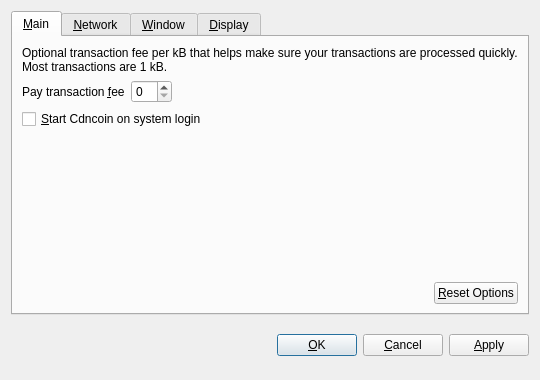
<?xml version="1.0" encoding="UTF-8"?>
<ui version="4.0">
 <class>OptionsDialog</class>
 <widget class="QDialog" name="OptionsDialog">
  <property name="geometry">
   <rect>
    <x>0</x>
    <y>0</y>
    <width>540</width>
    <height>380</height>
   </rect>
  </property>
  <property name="windowTitle">
   <string>Options</string>
  </property>
  <property name="modal">
   <bool>true</bool>
  </property>
  <layout class="QVBoxLayout" name="verticalLayout">
   <item>
    <widget class="QTabWidget" name="tabWidget">
     <property name="tabPosition">
      <enum>QTabWidget::North</enum>
     </property>
     <property name="currentIndex">
      <number>0</number>
     </property>
     <widget class="QWidget" name="tabMain">
      <attribute name="title">
       <string>&amp;Main</string>
      </attribute>
      <layout class="QVBoxLayout" name="verticalLayout_Main">
       <item>
        <widget class="QLabel" name="transactionFeeInfoLabel">
         <property name="text">
          <string>Optional transaction fee per kB that helps make sure your transactions are processed quickly. Most transactions are 1 kB.</string>
         </property>
         <property name="textFormat">
          <enum>Qt::PlainText</enum>
         </property>
         <property name="wordWrap">
          <bool>true</bool>
         </property>
        </widget>
       </item>
       <item>
        <layout class="QHBoxLayout" name="horizontalLayout_1_Main">
         <item>
          <widget class="QLabel" name="transactionFeeLabel">
           <property name="text">
            <string>Pay transaction &amp;fee</string>
           </property>
           <property name="textFormat">
            <enum>Qt::PlainText</enum>
           </property>
           <property name="buddy">
            <cstring>transactionFee</cstring>
           </property>
          </widget>
         </item>
         <item>
          <widget class="BitcoinAmountField" name="transactionFee"/>
         </item>
         <item>
          <spacer name="horizontalSpacer_1_Main">
           <property name="orientation">
            <enum>Qt::Horizontal</enum>
           </property>
           <property name="sizeHint" stdset="0">
            <size>
             <width>40</width>
             <height>20</height>
            </size>
           </property>
          </spacer>
         </item>
        </layout>
       </item>
       <item>
        <widget class="QCheckBox" name="bitcoinAtStartup">
         <property name="toolTip">
          <string>Automatically start Cdncoin after logging in to the system.</string>
         </property>
         <property name="text">
          <string>&amp;Start Cdncoin on system login</string>
         </property>
        </widget>
       </item>
       <item>
        <spacer name="verticalSpacer_Main">
         <property name="orientation">
          <enum>Qt::Vertical</enum>
         </property>
         <property name="sizeHint" stdset="0">
          <size>
           <width>20</width>
           <height>40</height>
          </size>
         </property>
        </spacer>
       </item>
       <item>
        <layout class="QHBoxLayout" name="horizontalLayout_2_Main">
         <item>
          <spacer name="horizontalSpacer_2_Main">
           <property name="orientation">
            <enum>Qt::Horizontal</enum>
           </property>
           <property name="sizeHint" stdset="0">
            <size>
             <width>40</width>
             <height>20</height>
            </size>
           </property>
          </spacer>
         </item>
         <item>
          <widget class="QPushButton" name="resetButton">
           <property name="toolTip">
            <string>Reset all client options to default.</string>
           </property>
           <property name="text">
            <string>&amp;Reset Options</string>
           </property>
           <property name="autoDefault">
            <bool>false</bool>
           </property>
          </widget>
         </item>
        </layout>
       </item>
      </layout>
     </widget>
     <widget class="QWidget" name="tabNetwork">
      <attribute name="title">
       <string>&amp;Network</string>
      </attribute>
      <layout class="QVBoxLayout" name="verticalLayout_Network">
       <item>
        <widget class="QCheckBox" name="mapPortUpnp">
         <property name="toolTip">
          <string>Automatically open the Cdncoin client port on the router. This only works when your router supports UPnP and it is enabled.</string>
         </property>
         <property name="text">
          <string>Map port using &amp;UPnP</string>
         </property>
        </widget>
       </item>
       <item>
        <widget class="QCheckBox" name="connectSocks">
         <property name="toolTip">
          <string>Connect to the Cdncoin network through a SOCKS proxy (e.g. when connecting through Tor).</string>
         </property>
         <property name="text">
          <string>&amp;Connect through SOCKS proxy:</string>
         </property>
        </widget>
       </item>
       <item>
        <layout class="QHBoxLayout" name="horizontalLayout_Network">
         <item>
          <widget class="QLabel" name="proxyIpLabel">
           <property name="text">
            <string>Proxy &amp;IP:</string>
           </property>
           <property name="textFormat">
            <enum>Qt::PlainText</enum>
           </property>
           <property name="buddy">
            <cstring>proxyIp</cstring>
           </property>
          </widget>
         </item>
         <item>
          <widget class="QValidatedLineEdit" name="proxyIp">
           <property name="maximumSize">
            <size>
             <width>140</width>
             <height>16777215</height>
            </size>
           </property>
           <property name="toolTip">
            <string>IP address of the proxy (e.g. 127.0.0.1)</string>
           </property>
          </widget>
         </item>
         <item>
          <widget class="QLabel" name="proxyPortLabel">
           <property name="text">
            <string>&amp;Port:</string>
           </property>
           <property name="textFormat">
            <enum>Qt::PlainText</enum>
           </property>
           <property name="buddy">
            <cstring>proxyPort</cstring>
           </property>
          </widget>
         </item>
         <item>
          <widget class="QLineEdit" name="proxyPort">
           <property name="maximumSize">
            <size>
             <width>55</width>
             <height>16777215</height>
            </size>
           </property>
           <property name="toolTip">
            <string>Port of the proxy (e.g. 9050)</string>
           </property>
          </widget>
         </item>
         <item>
          <widget class="QLabel" name="socksVersionLabel">
           <property name="text">
            <string>SOCKS &amp;Version:</string>
           </property>
           <property name="textFormat">
            <enum>Qt::PlainText</enum>
           </property>
           <property name="buddy">
            <cstring>socksVersion</cstring>
           </property>
          </widget>
         </item>
         <item>
          <widget class="QValueComboBox" name="socksVersion">
           <property name="toolTip">
            <string>SOCKS version of the proxy (e.g. 5)</string>
           </property>
          </widget>
         </item>
         <item>
          <spacer name="horizontalSpacer_Network">
           <property name="orientation">
            <enum>Qt::Horizontal</enum>
           </property>
           <property name="sizeHint" stdset="0">
            <size>
             <width>40</width>
             <height>20</height>
            </size>
           </property>
          </spacer>
         </item>
        </layout>
       </item>
       <item>
        <spacer name="verticalSpacer_Network">
         <property name="orientation">
          <enum>Qt::Vertical</enum>
         </property>
         <property name="sizeHint" stdset="0">
          <size>
           <width>20</width>
           <height>40</height>
          </size>
         </property>
        </spacer>
       </item>
      </layout>
     </widget>
     <widget class="QWidget" name="tabWindow">
      <attribute name="title">
       <string>&amp;Window</string>
      </attribute>
      <layout class="QVBoxLayout" name="verticalLayout_Window">
       <item>
        <widget class="QCheckBox" name="minimizeToTray">
         <property name="toolTip">
          <string>Show only a tray icon after minimizing the window.</string>
         </property>
         <property name="text">
          <string>&amp;Minimize to the tray instead of the taskbar</string>
         </property>
        </widget>
       </item>
       <item>
        <widget class="QCheckBox" name="minimizeOnClose">
         <property name="toolTip">
          <string>Minimize instead of exit the application when the window is closed. When this option is enabled, the application will be closed only after selecting Quit in the menu.</string>
         </property>
         <property name="text">
          <string>M&amp;inimize on close</string>
         </property>
        </widget>
       </item>
       <item>
        <spacer name="verticalSpacer_Window">
         <property name="orientation">
          <enum>Qt::Vertical</enum>
         </property>
         <property name="sizeHint" stdset="0">
          <size>
           <width>20</width>
           <height>40</height>
          </size>
         </property>
        </spacer>
       </item>
      </layout>
     </widget>
     <widget class="QWidget" name="tabDisplay">
      <attribute name="title">
       <string>&amp;Display</string>
      </attribute>
      <layout class="QVBoxLayout" name="verticalLayout_Display">
       <item>
        <layout class="QHBoxLayout" name="horizontalLayout_1_Display">
         <item>
          <widget class="QLabel" name="langLabel">
           <property name="text">
            <string>User Interface &amp;language:</string>
           </property>
           <property name="textFormat">
            <enum>Qt::PlainText</enum>
           </property>
           <property name="buddy">
            <cstring>lang</cstring>
           </property>
          </widget>
         </item>
         <item>
          <widget class="QValueComboBox" name="lang">
           <property name="toolTip">
            <string>The user interface language can be set here. This setting will take effect after restarting Cdncoin.</string>
           </property>
          </widget>
         </item>
        </layout>
       </item>
       <item>
        <layout class="QHBoxLayout" name="horizontalLayout_2_Display">
         <item>
          <widget class="QLabel" name="unitLabel">
           <property name="text">
            <string>&amp;Unit to show amounts in:</string>
           </property>
           <property name="textFormat">
            <enum>Qt::PlainText</enum>
           </property>
           <property name="buddy">
            <cstring>unit</cstring>
           </property>
          </widget>
         </item>
         <item>
          <widget class="QValueComboBox" name="unit">
           <property name="toolTip">
            <string>Choose the default subdivision unit to show in the interface and when sending coins.</string>
           </property>
          </widget>
         </item>
        </layout>
       </item>
       <item>
        <widget class="QCheckBox" name="displayAddresses">
         <property name="toolTip">
          <string>Whether to show Cdncoin addresses in the transaction list or not.</string>
         </property>
         <property name="text">
          <string>&amp;Display addresses in transaction list</string>
         </property>
        </widget>
       </item>
       <item>
        <spacer name="verticalSpacer_Display">
         <property name="orientation">
          <enum>Qt::Vertical</enum>
         </property>
         <property name="sizeHint" stdset="0">
          <size>
           <width>20</width>
           <height>40</height>
          </size>
         </property>
        </spacer>
       </item>
      </layout>
     </widget>
    </widget>
   </item>
   <item>
    <layout class="QHBoxLayout" name="horizontalLayout_Buttons">
     <item>
      <spacer name="horizontalSpacer_1">
       <property name="orientation">
        <enum>Qt::Horizontal</enum>
       </property>
       <property name="sizeHint" stdset="0">
        <size>
         <width>40</width>
         <height>48</height>
        </size>
       </property>
      </spacer>
     </item>
     <item>
      <widget class="QLabel" name="statusLabel">
       <property name="font">
        <font>
         <weight>75</weight>
         <bold>true</bold>
        </font>
       </property>
       <property name="text">
        <string/>
       </property>
       <property name="textFormat">
        <enum>Qt::PlainText</enum>
       </property>
       <property name="wordWrap">
        <bool>true</bool>
       </property>
      </widget>
     </item>
     <item>
      <spacer name="horizontalSpacer_2">
       <property name="orientation">
        <enum>Qt::Horizontal</enum>
       </property>
       <property name="sizeHint" stdset="0">
        <size>
         <width>40</width>
         <height>48</height>
        </size>
       </property>
      </spacer>
     </item>
     <item>
      <widget class="QPushButton" name="okButton">
       <property name="text">
        <string>&amp;OK</string>
       </property>
      </widget>
     </item>
     <item>
      <widget class="QPushButton" name="cancelButton">
       <property name="text">
        <string>&amp;Cancel</string>
       </property>
       <property name="autoDefault">
        <bool>false</bool>
       </property>
      </widget>
     </item>
     <item>
      <widget class="QPushButton" name="applyButton">
       <property name="text">
        <string>&amp;Apply</string>
       </property>
       <property name="autoDefault">
        <bool>false</bool>
       </property>
      </widget>
     </item>
    </layout>
   </item>
  </layout>
 </widget>
 <customwidgets>
  <customwidget>
   <class>BitcoinAmountField</class>
   <extends>QSpinBox</extends>
   <header>bitcoinamountfield.h</header>
  </customwidget>
  <customwidget>
   <class>QValueComboBox</class>
   <extends>QComboBox</extends>
   <header>qvaluecombobox.h</header>
  </customwidget>
  <customwidget>
   <class>QValidatedLineEdit</class>
   <extends>QLineEdit</extends>
   <header>qvalidatedlineedit.h</header>
  </customwidget>
 </customwidgets>
 <resources/>
 <connections/>
</ui>
